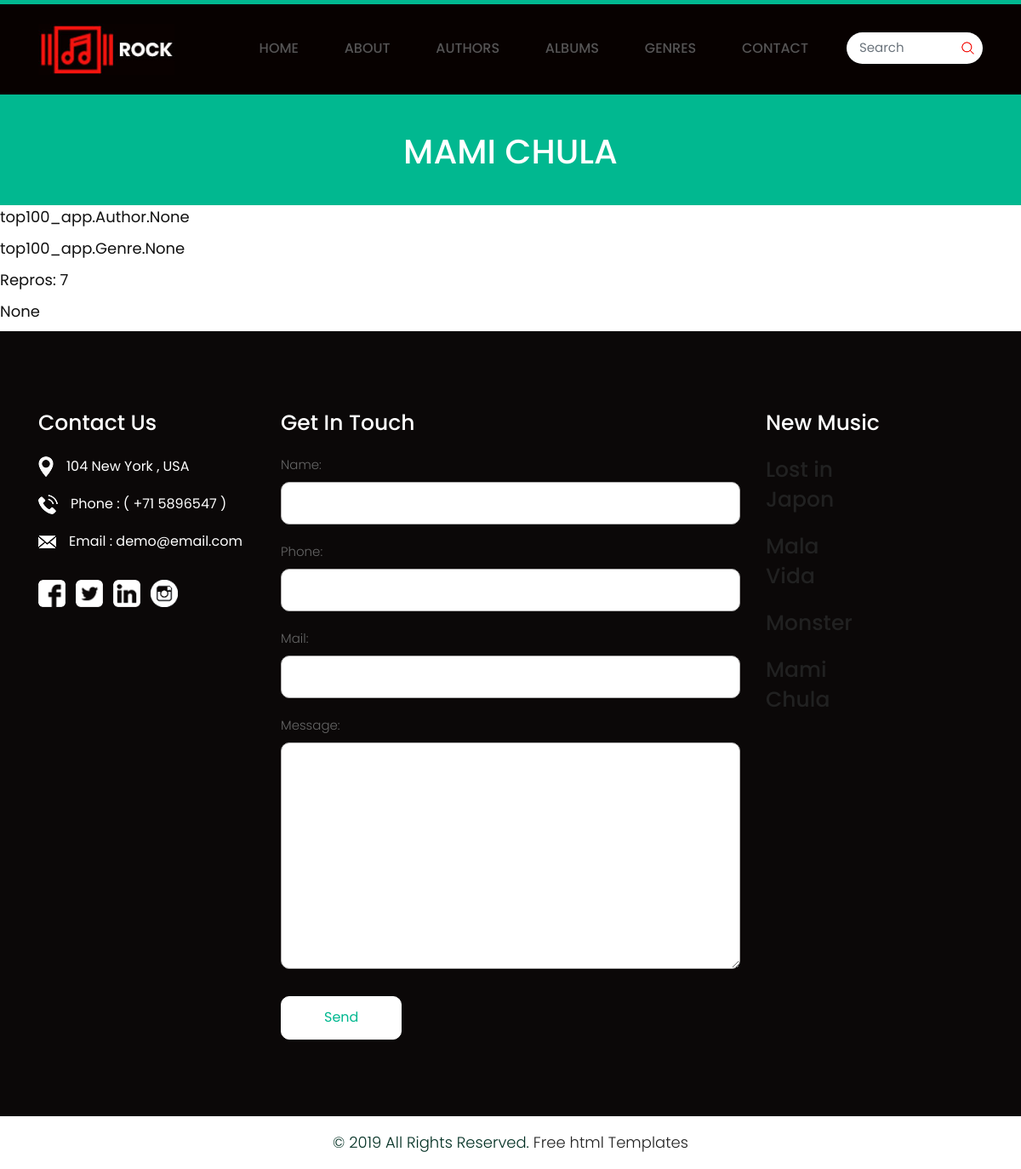
/top100/song/4/, run on an earlier commit of the app's database.
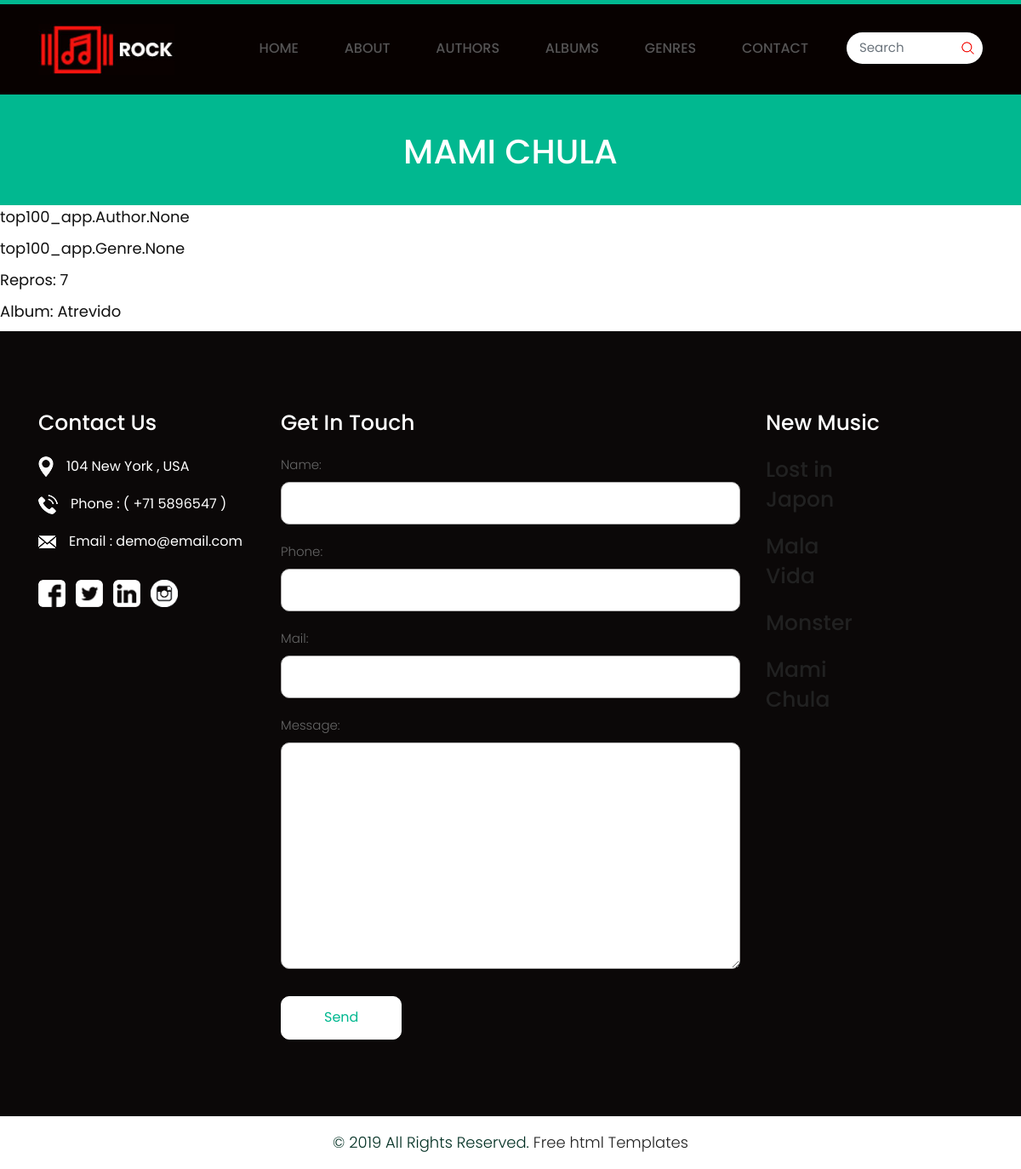
And on a later commit of the database.
### top100_app/models.py (models this page shows, shortened)
class Song(models.Model):
    name = models.CharField(max_length=20)
    author = models.ManyToManyField(Author)
    genre = models.ManyToManyField(Genre)
    repros = models.IntegerField()
    date = models.DateTimeField(default = datetime.now)
    album = models.ForeignKey(Album, on_delete=models.CASCADE, null = True)

class Album(models.Model):
    name = models.CharField(max_length = 20)
    author = models.ManyToManyField(Author)
    genre = models.ManyToManyField(Genre)
    repros = models.IntegerField()
    image = models.ImageField(upload_to='top100_app/static/image/albums', verbose_name='Image', null = True, blank=True)
    def __str__(self):
        return "Album: " + self.name

### top100_app/views.py (the view, shortened to what this page needs)
def song_details(request, song_id) :
    song = get_object_or_404(Song, pk=song_id)
    songs_date = get_list_or_404(Song.objects.order_by('date')[: 4])
    form = ContactForm()
    context = {
        'song': song,
        'song_date_list' : songs_date,
        'form' : form
    }
    return render(request, "song_details.html", context)

### top100_app/forms.py
class ContactForm(forms.Form):
    name = forms.CharField(widget=forms.TextInput(attrs={'class' : 'contactus'}), max_length= 100)
    phone = forms.CharField(widget=forms.TextInput(attrs={'class' : 'contactus'}), max_length= 13)
    mail = forms.CharField(widget=forms.TextInput(attrs={'class' : 'contactus'}), max_length= 100)
    message = forms.CharField(widget=forms.Textarea(attrs={'class' : 'textarea'}), max_length= 2000)

### top100_app/templates/song_details.html
{% extends "base.html" %}
{% load static %}
    {% block active%}
    <li> <a href="{% url 'index'%}">Home</a> </li>
    <li> <a href="{% url 'about'%}">About</a> </li>
    <li> <a href="{% url 'author'%}"> Authors</a> </li>
    <li> <a href="{% url 'album'%}"> Albums</a> </li>
    <li> <a href="{% url 'genre'%}">Genres</a> </li>
    <li> <a href="{% url 'contact'%}">Contact</a> </li>
    {% endblock %}
    {% block body %}
    <div class="blogbg">
        <div class="container">
            <div class="row">
                <div class="col-md-12">
                    <div class="blogtitlepage">
                        <h2>{{song.name}}</h2>
                    </div>
                </div>
            </div>
        </div>
    </div>
    {% if song %}
        <h3>{{song.author}}</h3>
        <h3>{{song.genre}}</h3>
        <h3>Repros: {{song.repros}}</h3>
        <h3>{{song.album}}</h3>
    {% endif %}
    {% endblock%}

### top100_app/templates/base.html (shortened to what the changed rows need)
<!DOCTYPE html>
<html lang="en">
{% load static %}
<head>
    <link rel="stylesheet" href="{%static 'css/bootstrap.min.css' %}" >
    <link rel="stylesheet" href="{%static 'css/style.css' %}">
    <link rel="stylesheet" href="{%static 'css/responsive.css' %}">
    <link rel="stylesheet" href="{%static 'css/jquery.mCustomScrollbar.min.css' %}">
    <link rel="stylesheet" href="https://netdna.bootstrapcdn.com/font-awesome/4.0.3/css/font-awesome.css">
    <link rel="stylesheet" href="https://cdnjs.cloudflare.com/ajax/libs/fancybox/2.1.5/jquery.fancybox.min.css" media="screen">
</head>
<body class="main-layout">
    <header>
        <div class="header">
    </header>
    {% block body %}
    {% endblock %}
    <footr id="footer_with_contact">
        <div class="footer">
            <div class="container">
                <div class="row">
                    <div class="col-xl-3 col-lg-3 col-md-6 col-sm-12 width">
                        <div class="address">
                                {% if song_date_list %}
                                    {% for c in song_date_list %}
                                        <div class="row">
                                            <div class="col-xl-6 col-lg-6 col-md-6 col-sm-6 ">
                                            <h3><a href = "{% url 'song_details' c.id%}">{{c.name}}</a></h3>
                                            </div>
                                        </div>
                                    {% endfor%}
                                {% else %}
                                    <h1>THERE ARE NO SONGS</h1>
                                {% endif %}
                        </div>
                    </div>
                </div>
            </div>
        </div>
    </footr>
</body>
</html>

What changed in the data, as far as the page shows it:
changed Song "Mami Chula": album "None" → "Album: Atrevido"
